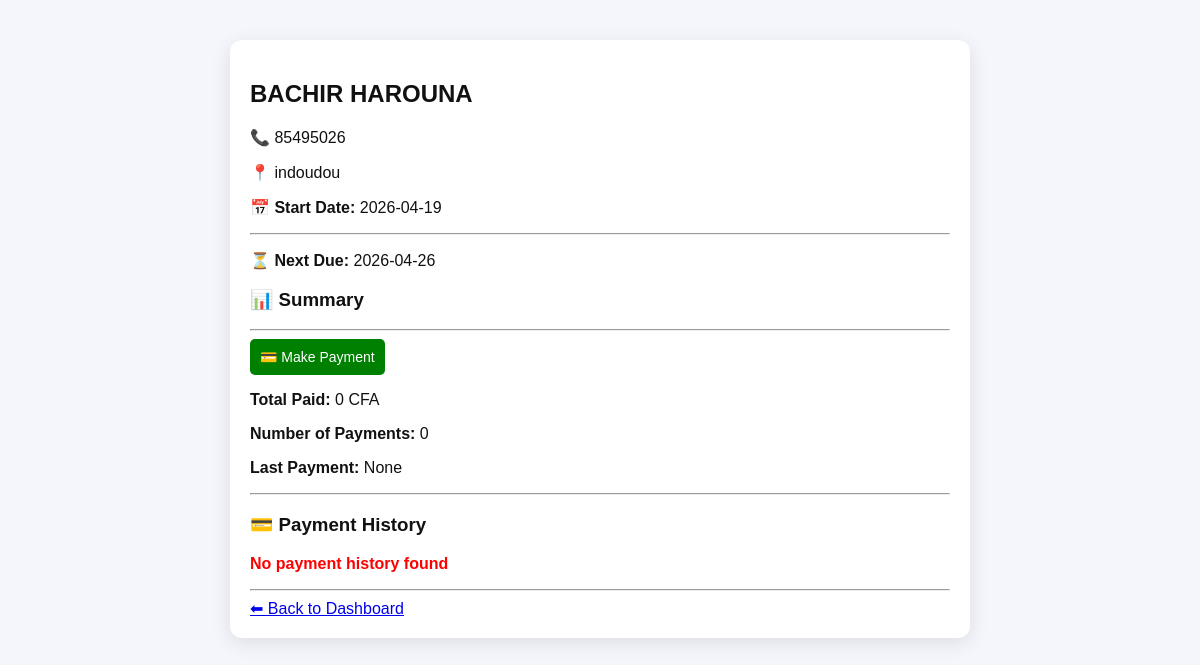
/renter/2 (signed in), run on the app's committed database.
### tables this page shows
CREATE TABLE renters (
            id INTEGER PRIMARY KEY AUTOINCREMENT,
            name TEXT,
            phone TEXT,
            address TEXT,
            barrow TEXT,
            start_date TEXT,
            due_date TEXT,
            paid TEXT,
            last_payment_date TEXT   
        );

### app.py (the view)
@app.route("/renter/<int:id>")
def renter_profile(id):
    if "user" not in session:
        return redirect("/login")
    conn = sqlite3.connect("database.db")
    c = conn.cursor()
    c.execute("SELECT * FROM renters WHERE id=?", (id,))
    renter = c.fetchone()
    c.execute("""
        SELECT amount, payment_date
        FROM payments
        WHERE renter_id=?
        ORDER BY payment_date DESC
    """, (id,))
    payments = c.fetchall()
    total_paid = sum([int(p[0]) for p in payments]) if payments else 0
    total_payments = len(payments)
    last_payment = payments[0][1] if payments else None
    conn.close()
    return render_template(
        "renter.html",
        renter=renter,
        payments=payments,
        total_paid=total_paid,
        total_payments=total_payments,
        last_payment=last_payment
    )

### templates/renter.html (shortened to what this page needs)
<!DOCTYPE html>
<html>
<head>
    <link rel="stylesheet" href="/static/style.css">
</head>
<body>
<div class="profile-container">
    <h2>{{ renter[1] }}</h2>
    <p>📞 {{ renter[2] }}</p>
    <p>📍 {{ renter[3] }}</p>
    <p><strong>📅 Start Date:</strong> {{ renter[5] }}</p>
    <hr>
    <p><strong>⏳ Next Due:</strong> {{ renter[6] }}</p>
    <h3>📊 Summary</h3>
    <hr>
    <a href="/pay/{{ renter[0] }}">
        <button style="padding:10px; background:green; color:white; border:none; border-radius:5px;">
            💳 Make Payment
        </button>
    </a>
    <p><strong>Total Paid:</strong> {{ total_paid }} CFA</p>
    <p><strong>Number of Payments:</strong> {{ total_payments }}</p>
    <p><strong>Last Payment:</strong>
        {% if last_payment %}
            {{ last_payment }}
        {% else %}
            None
        {% endif %}
    </p>
    <hr>
    <h3>💳 Payment History</h3>
    {% if payments and payments|length > 0 %}
    <table border="1" cellpadding="8" cellspacing="0">
        <tr>
            <th>#</th>
            <th>Amount</th>
            <th>Date</th>
        </tr>
        {% for p in payments %}
        <tr>
            <td>{{ loop.index }}</td>
            <td>{{ p[0] }} CFA</td>
            <td>{{ p[1] }}</td>
        </tr>
        {% endfor %}
    </table>
    {% else %}
    <p style="color:red; font-weight:bold;">No payment history found</p>
    {% endif %}
    <hr>
    <a href="/dashboard">⬅ Back to Dashboard</a>
</div>
</body>
</html>

### static/style.css (style rules this page uses)
body { margin: 0; font-family: Arial, sans-serif; background: #f4f6fb; color: #111; }
.profile-container { max-width: 700px; margin: 40px auto; padding: 20px; background: white; border-radius: 12px; box-shadow: 0 5px 20px rgba(0,0,0,0.1); }
button, .btn { background: #2563eb; color: white; padding: 8px 14px; border-radius: 10px; border: none; text-decoration: none; display: inline-block; transition: all 0.2s ease; cursor: pointer; font-size: 14px; }
body { animation: fadeIn 0.4s ease-in-out; }

### data on the page
renters: name "BACHIR HAROUNA", phone "85495026", address "indoudou", start_date "2026-04-19", due_date "2026-04-26"

### other printed values
{{ total_paid }} "0"
{{ total_payments }} "0"
